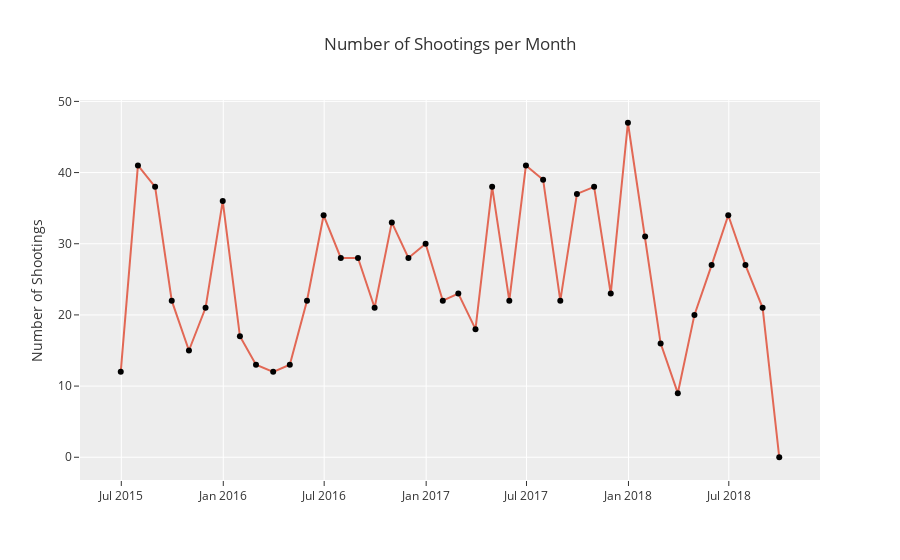

The notebook cell saved with this chart:
### Code cell
fig = go.Figure()
(
    fig
    .update_layout(title_text="Number of Shootings per Month", yaxis_title_text="Number of Shootings")
    .update_layout(shapes=[go.layout.Shape(type="line", xref="paper", x0=0, x1=1, y0=num_shootings.num_shootings.mean(), y1=num_shootings.num_shootings.mean(), line_color=RED, line_dash="dash")])
    .add_scatter(x=num_shootings.OCCURRED_ON_DATE, y=num_shootings.num_shootings, line_color=RED, mode='lines+markers', marker_color="black", hovertemplate="Number of Shootings: %{y:0d}<extra></extra>")
    .show()

)

### Figure 1 — Plotly figure (JSON) as saved in the notebook; plotly's stock layout.template omitted (floating-point values rounded to 4 significant figures)
{"data": [{"hovertemplate": "Number of Shootings: %{y:0d}<extra></extra>", "line": {"color": "#e26855"}, "marker": {"color": "black"}, "mode": "lines+markers", "type": "scatter", "x": ["2015-06-30T00:00:00", "2015-07-31T00:00:00", "2015-08-31T00:00:00", "2015-09-30T00:00:00", "2015-10-31T00:00:00", "2015-11-30T00:00:00", "2015-12-31T00:00:00", "2016-01-31T00:00:00", "2016-02-29T00:00:00", "2016-03-31T00:00:00", "2016-04-30T00:00:00", "2016-05-31T00:00:00", "2016-06-30T00:00:00", "2016-07-31T00:00:00", "2016-08-31T00:00:00", "2016-09-30T00:00:00", "2016-10-31T00:00:00", "2016-11-30T00:00:00", "2016-12-31T00:00:00", "2017-01-31T00:00:00", "2017-02-28T00:00:00", "2017-03-31T00:00:00", "2017-04-30T00:00:00", "2017-05-31T00:00:00", "2017-06-30T00:00:00", "2017-07-31T00:00:00", "2017-08-31T00:00:00", "2017-09-30T00:00:00", "2017-10-31T00:00:00", "2017-11-30T00:00:00", "2017-12-31T00:00:00", "2018-01-31T00:00:00", "2018-02-28T00:00:00", "2018-03-31T00:00:00", "2018-04-30T00:00:00", "2018-05-31T00:00:00", "2018-06-30T00:00:00", "2018-07-31T00:00:00", "2018-08-31T00:00:00", "2018-09-30T00:00:00"], "y": [12, 41, 38, 22, 15, 21, 36, 17, 13, 12, 13, 22, 34, 28, 28, 21, 33, 28, 30, 22, 23, 18, 38, 22, 41, 39, 22, 37, 38, 23, 47, 31, 16, 9, 20, 27, 34, 27, 21, 0]}], "layout": {"autosize": true, "shapes": [{"line": {"color": "#e26855", "dash": "dash"}, "type": "line", "x0": 0, "x1": 1, "xref": "paper", "y0": 25.48, "y1": 25.48}], "title": {"text": "Number of Shootings per Month"}, "xaxis": {"autorange": true, "range": ["2015-04-20 01:47:27.7612", "2018-12-09 22:12:32.2388"], "type": "date"}, "yaxis": {"autorange": true, "range": [-3.443, 50.44], "title": {"text": "Number of Shootings"}, "type": "linear"}}}
